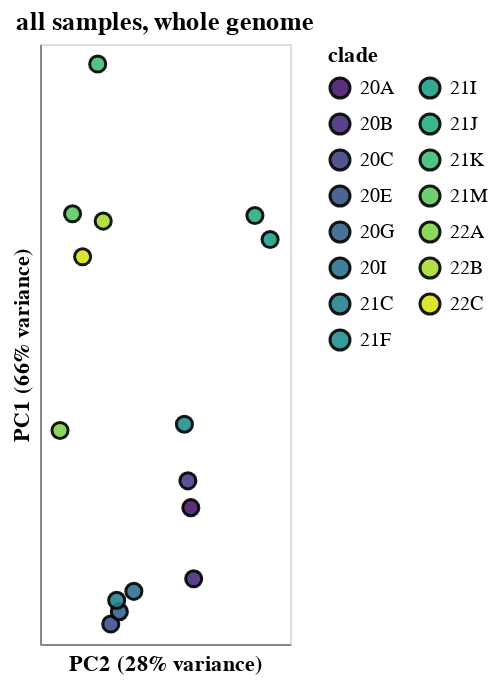
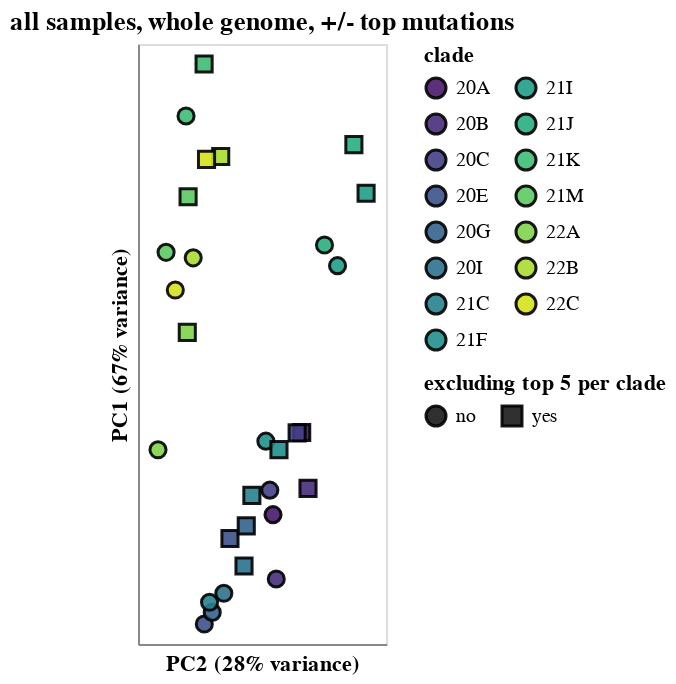
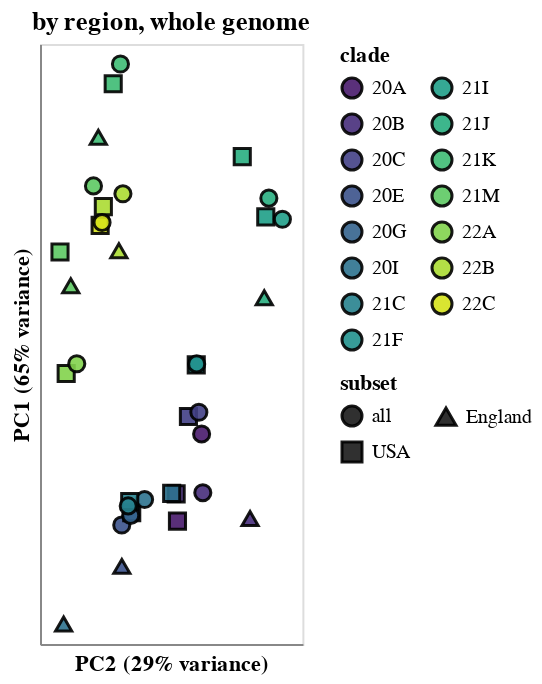
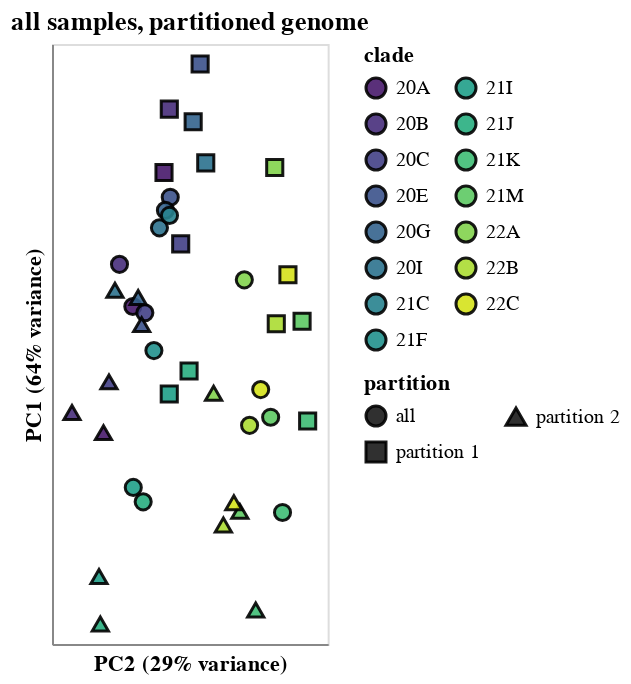

Notebook source saved alongside these figures, in order:
### Markdown cell above
Get PCA of mutation spectrum, using only filtered synonymous mutation counts for non-excluded mutations for clades/subsets/partitions with adequate counts.

We do the PCA on four different ways of partitioning the data:

 1. Just looking at the "all" subset for each clade across entire genome.
 2. Looking at the "all" subset for each clade across entire genome, but excluding any mutation that is among the top ranked most counts for any clade.
 3. Looking at all subsets for each clade across entire genome.
 4. Looking at the "all" subset along partitions of the genome. 
 
In the plots below, you can mouseover the points for details and click on clades in legends (shift click for multiple clades) to highlight just points for the selected clade(s).
You can also use the scroll bar to only show points with at least the indicated number of total synonymous mutation counts (after filtering):

### Code cell
for title, subsets, partition, exclude_top in [
    ("all samples, whole genome", ["all"], False, False),
    ("all samples, whole genome, +/- top mutations", ["all"], False, True),
    ("by region, whole genome", subset_order, False, False),
    ("all samples, partitioned genome", ["all"], True, False),
]:
    
    filtered_mutation_counts = (
        mutation_counts
        .query("synonymous")
        .query("not exclude")
        .query("subset in @subsets")
    )
    
    if partition:
        filtered_mutation_counts = pd.concat(
            [
                filtered_mutation_counts.assign(partition="all"),
                filtered_mutation_counts,
            ]
        )
    else:
        filtered_mutation_counts = filtered_mutation_counts.assign(partition="all")
        
    mut_type_counts = (
        filtered_mutation_counts
        .groupby(["clade", "subset", "partition", "mut_type"], as_index=False)
        .aggregate({"count": "sum"})
    )
    
    if exclude_top:
        assert all(mut_type_counts["partition"] == "all")
        assert all(mut_type_counts["subset"] == "all")
        mut_type_counts = pd.concat(
            [
                mut_type_counts.assign(excluded="no"),
                mut_type_counts_exclude_top.assign(
                    partition="all", subset="all", excluded="yes",
                ),
            ]
        )
    else:
        mut_type_counts = mut_type_counts.assign(excluded="no")
   
    mut_type_freqs = (
        mut_type_counts
        .assign(
            total_count=lambda x: (
                x.groupby(["clade", "subset", "partition", "excluded"])
                ["count"].transform("sum")
            ),
            freq=lambda x: x["count"] / x["total_count"],
        )
        .query("total_count >= @synonymous_spectra_min_counts")
    )
   
    mut_type_freqs = (
        mut_type_freqs
        .pivot_table(
            index=["clade", "subset", "partition", "excluded", "total_count"],
            values="freq",
            columns="mut_type",
            fill_value=0,
        )
    )
    
    pca = sklearn.decomposition.PCA(n_components=2)
    pca_coords = pca.fit_transform(mut_type_freqs.values)
    assert len(pca_coords) == len(mut_type_freqs)

    mut_type_freqs_pca_coords = (
        mut_type_freqs
        .reset_index()
        .assign(
            principal_component_1=pca_coords[:, 0],
            principal_component_2=pca_coords[:, 1],
            log10_total_count=lambda x: numpy.log(x["total_count"]) / numpy.log(10),
        )
    )
    
    # percent variance explained by each component
    pca_var = 100 * pca.explained_variance_ratio_
    
    total_count_selection = alt.selection_single(
        fields=["log10_total_count"],
        init={"log10_total_count": 4},
        bind=alt.binding_range(
            name="minimum log10 total counts",
            min=int(mut_type_freqs_pca_coords["log10_total_count"].min()),
            max=mut_type_freqs_pca_coords["log10_total_count"].max(),
        )
    )
    
    clade_selection = alt.selection_multi(fields=["clade"], bind="legend")

    tooltip = ["clade", "total_count"]
    
    plot_size = 300  # scaled by component variance explained
    
    pca_chart = (
        alt.Chart(mut_type_freqs_pca_coords)
        .encode(
            y=alt.Y(
                "principal_component_1",
                title=f"PC1 ({pca_var[0]:.0f}% variance)",
                scale=alt.Scale(nice=False, padding=10),
                axis=alt.Axis(labels=False, ticks=False),
            ),
            x=alt.X(
                "principal_component_2",
                title=f"PC2 ({pca_var[1]:.0f}% variance)",
                scale=alt.Scale(nice=False, padding=10),
                axis=alt.Axis(labels=False, ticks=False),
            ),
            color=alt.Color("clade", scale=alt.Scale(scheme="viridis")),
            strokeWidth=alt.condition(clade_selection, alt.value(1.5), alt.value(0)),
            opacity=alt.condition(clade_selection, alt.value(0.9), alt.value(0.45)),
            size=alt.condition(clade_selection, alt.value(65), alt.value(45)),
        )
        .mark_point(filled=True, stroke="black")
        .add_selection(total_count_selection, clade_selection)
        .transform_filter(
            total_count_selection.log10_total_count <= alt.datum.log10_total_count
        )
        .configure_axis(grid=False)
        .configure_legend(columns=2)
        .properties(
            height=plot_size, width=plot_size * pca_var[1] / pca_var[0],
            title=title,
        )
    )
    
    if len(subsets) > 1:
        pca_chart = pca_chart.encode(shape=alt.Shape("subset", sort=subset_order))
        tooltip.append("subset")
        
    if partition:
        pca_chart = pca_chart.encode(shape="partition")
        tooltip.append("partition")
        
    if exclude_top:
        pca_chart = pca_chart.encode(
            shape=alt.Shape(
                "excluded", title=f"excluding top {exclude_top_n} per clade",
            ),
        )
        tooltip.append(
            alt.Tooltip("excluded", title=f"excluding top {exclude_top_n} per clade")
        )
                       
    pca_chart = pca_chart.encode(tooltip=tooltip)

    display(pca_chart)
    print("\n\n")
